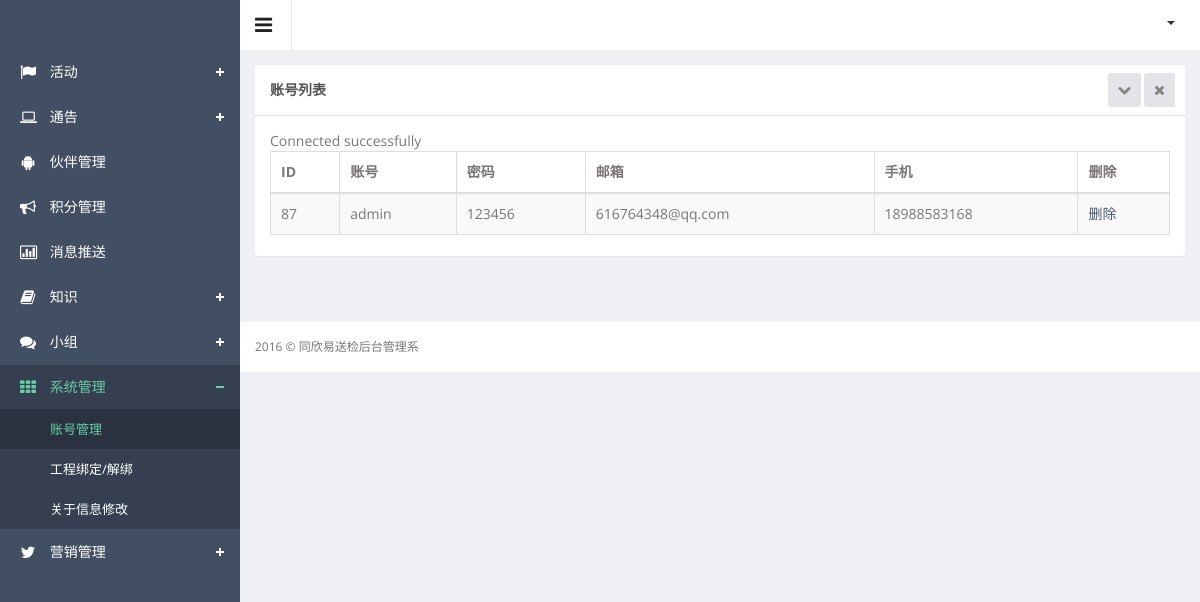
The page /admin/plus/zhgl.php on the database its author committed.
### admin/plus/zhgl.php (the view, shortened to what this page needs)
<!DOCTYPE html>
<html lang="en">
<head>
  <link href="../css/clndr.css" rel="stylesheet">
    <link rel="stylesheet" type="text/css" href="../js/jquery-tags-input/jquery.tagsinput.css" />
  <link href="../css/style.css" rel="stylesheet">
  <link href="../css/style-responsive.css" rel="stylesheet">
  <link rel="stylesheet" href="../js/data-tables/DT_bootstrap.css" />
  <link rel="stylesheet" type="text/css" href="../js/bootstrap-datetimepicker/css/datetimepicker-custom.css" />
</head>
<body class="sticky-header">
<section>
    <div class="left-side sticky-left-side">
        <div class="logo">
        </div>
        <div class="left-side-inner">
            <ul class="nav nav-pills nav-stacked custom-nav">
                <li class="menu-list"><a href="#"><i class="fa fa-flag"></i> <span>活动</span></a>
                </li>
                <li class="menu-list"><a href=""><i class="fa fa-laptop"></i> <span>通告</span></a>
                </li>
                <li><a href="hbgl.php"><i class="fa fa-android"></i> <span>伙伴管理</span></a></li>
                <li><a href="jfgl.php"><i class="fa fa-bullhorn"></i> <span>积分管理</span></a></li>
                <li><a href="xxts.php"><i class="fa fa-bar-chart-o"></i> <span>消息推送</span></a></li>
                <li class="menu-list"><a href=""><i class="fa fa-book"></i> <span>知识</span></a>
                </li>
                <li class="menu-list"><a href=""><i class="fa fa-comments"></i> <span>小组</span></a>
                </li>
                <li class="menu-list nav-active"><a href=""><i class="fa fa-th"></i> <span>系统管理</span></a>
                    <ul class="sub-menu-list">
                        <li class="active"><a href="zhgl.php">账号管理</a></li>
												<li><a href="zhbd.php">工程绑定/解绑</a></li>
												<li><a href = "gyxx.php">关于信息修改</a></li>
                    </ul>
                </li>
                <li class="menu-list"><a href=""><i class="fa fa-twitter"></i> <span>营销管理</span></a>
                </li>
            </ul>
        </div>
    </div>
    <div class="main-content" >
        <div class="header-section">
            <a class="toggle-btn"><i class="fa fa-bars"></i></a>
            <div class="menu-right">
                <ul class="notification-menu">
                    <li>
                        <a href="#" class="btn btn-default dropdown-toggle" data-toggle="dropdown">
                            <span class="caret"></span>
                        </a>
                    </li>
                </ul>
            </div>
        </div>
        <div class="wrapper">
            <div class="row">
                <div class="col-md-12">
                    <section class="panel">
                        <header class="panel-heading">
                        	账号列表
                              <span class="tools pull-right">
                                <a class="fa fa-chevron-down" href="javascript:;"></a>
                                <a class="fa fa-times" href="javascript:;"></a>
                             </span>
                        </header>
                        <div class="panel-body">
                            <div class="adv-table editable-table ">
                        		<table class="table table-striped table-hover table-bordered" id="editable-sample">
                        			<thead>
                        				<tr>
                        					<th>ID</th>
                        					<th>账号</th>
                        					<th>密码</th>
                        					<th>邮箱</th>
                        					<th>手机</th>
                        					<th>删除</th>
                        				</tr>
                        			</thead>
                        			<tbody>
                        				<?php
                        					require("../../conn.php");
                        					$sql = "select * from 用户信息  ";
                        					$result = $conn->query($sql);
                        					while($row = $result->fetch_assoc()) {
                        				?>
                        				<tr class="">
                        					<td><?php echo $row["id"];?></td>
                        					<td><?php echo $row["账号"];?></td>
                        					<td><?php echo $row["密码"];?></td>
                        					<td><?php echo $row["邮箱"];?></td>
                        					<td><?php echo $row["手机"];?></td>
                        					<td><a class="schu" sjc="<?php echo $row["id"];?>">删除</a></td>
                        				</tr>
                        				<?php
																	}
																?>
                        			</tbody>
                        		</table>
                        	</div>
                        </div>
                    </section>
                </div>
            </div>
        </div>
        <footer>
            2016 &copy; 同欣易送检后台管理系
        </footer>
    </div>
</section>
</body>
</html>

### rows shown on the page
用户信息: id "87", 账号 "admin", 密码 "123456", 邮箱 "616764348@qq.com", 手机 "18988583168"
